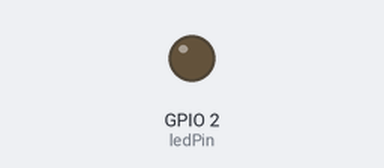
A sketch run on a simulated ESP8266 (NodeMCU). Parts: output pins drawn as LEDs (lit = HIGH). WiFi joins after 1.5 s; servers stay silent unless stated; what the sketch prints to the serial monitor is not drawn.

Above: at 1.6 s.
At 2.8 s:
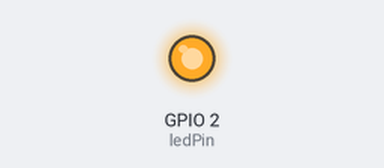
Timing chart, 0 to 4.3 s (numbered marks = the images above):
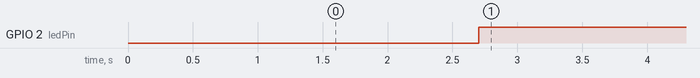

The sketch:

client.ino
```cpp
/*  Connects to the home WiFi network
    Asks some network parameters
    Sends and receives message from the server in every 2 seconds
    Communicates: wifi_server_01.ino
*/
#include <SPI.h>
#include <ESP8266WiFi.h>

byte ledPin = 2;
char ssid[] = "pratik";           // SSID of your home WiFi
char pass[] = "12345678";            // password of your home WiFi

unsigned long askTimer = 0;

IPAddress server(192, 168, 43, 128);    // the fix IP address of the server
WiFiClient client;
void setup() {
  Serial.begin(9600);               // only for debug
  WiFi.begin(ssid, pass);             // connects to the WiFi router
  while (WiFi.status() != WL_CONNECTED) {
    Serial.print(".");
    delay(500);
  }
  Serial.print("connected");
  /*  Serial.println("Connected to wifi");
    Serial.print("Status: "); Serial.println(WiFi.status());    // Network parameters
    Serial.print("IP: ");     Serial.println(WiFi.localIP());
    Serial.print("Subnet: "); Serial.println(WiFi.subnetMask());
    Serial.print("Gateway: "); Serial.println(WiFi.gatewayIP());
    Serial.print("SSID: "); Serial.println(WiFi.SSID());
    Serial.print("Signal: "); Serial.println(WiFi.RSSI());*/
  pinMode(ledPin, OUTPUT);
}

void loop () {
  client.connect(server, 8080);   // Connection to the server
  digitalWrite(ledPin, LOW);    // to show the communication only (inverted logic)
  Serial.println(".");
  //client.println("Hello server! Are you sleeping?\r");  // sends the message to the server
  while (1) {
    //client.println(1);
    long Data = client.readStringUntil('*').toInt();
    Serial.println(Data);
    digitalWrite(ledPin , HIGH);
    if(Data==1)
    {
      client.print(10);
    }
    yield();
  }
}
```

Measured:
- by itself, GPIO 2 (ledPin): LOW → HIGH at 2.7 s
